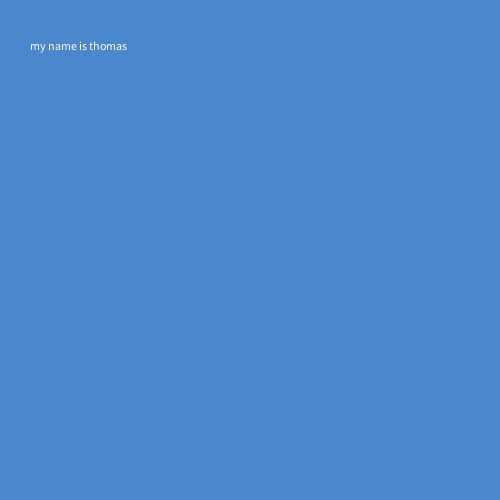
Frame 1 (no input)
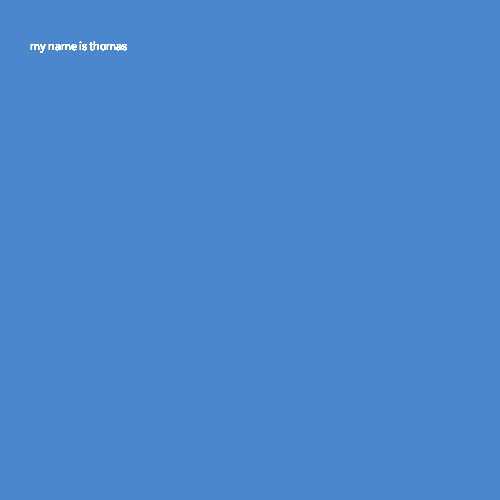
Frame 60 (the mouse pressed at the canvas centre just before this capture)
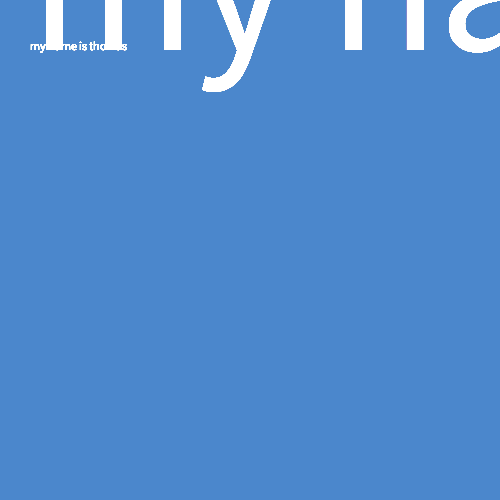
Frame 120 (the mouse held since frame 60 and released just before this capture)

The Processing sketch that drew these frames (run headless with seeded random() and noise(); from frame 60 on, the mouse is pressed at the canvas centre):

// Processing sketch: processing_30960
// ── processing_30960.pde

void setup() {  //setup function called initially, only once
   size (500,500);
   background(color(75,135,204)); 
}
 
void draw() {  //draw function loops
text("my name is thomas", 30, 50);
}
 void mousePressed(){
 random(125);              
 line(200, 250, 200, 250);
 textSize(200);
 

  }
 
